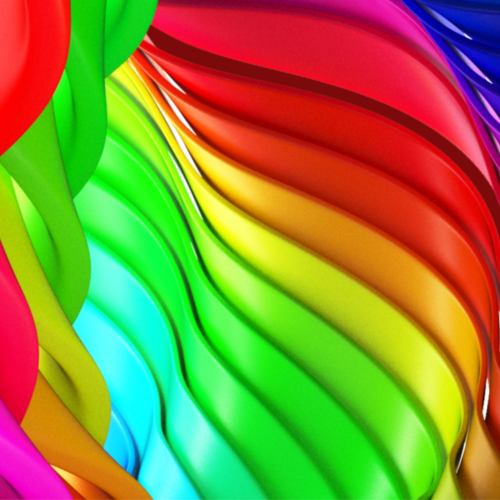
#> input picture data/color1_1.png, 1000 x 1000 px (shown at 1/2 size)
$ python example_stippling2.py
#> lines starting #> are read from the running program, lines starting #| are printed output that depends on the picture
### Stippling.py
import numpy as np
import sys
import os
from PIL import Image
import colorsys
from scipy.interpolate import RegularGridInterpolator

# Adjust sys.path to import Pixels from ../pixels/Pixels.py
current_dir = os.path.dirname(os.path.abspath(__file__))
pixels_path = os.path.abspath(os.path.join(current_dir, '..', 'pixels'))
if pixels_path not in sys.path:
    sys.path.append(pixels_path)

try:
    from Pixels import Screen
except ImportError:
    print(f"Error: Could not import 'Screen' from {pixels_path}")
    raise

class BaseStipple:
    """
    A class to handle color stippling process using image data and Screen object.
    """

    def __init__(self, image_path=None, width=None, height=None, nx=None, ny=None, pixel_width=1.0, pixel_height=1.0):
        """
        Initialize BaseStipple with an image and Screen dimensions.
        """
        self.image_data = None
        self.width = None
        self.height = None

        if image_path:
            self.input_image(image_path)
            h, w, _ = self.image_data.shape
            self.width = float(w)
            self.height = float(h)
        else:
            if width is None or height is None:
                raise ValueError("If image_path is not provided, width and height must be specified.")
            self.width = float(width)
            self.height = float(height)

        # If nx, ny not provided, use default or calculate from width/height and pixel size
        if nx is None:
            nx = int(self.width / pixel_width)
        if ny is None:
            ny = int(self.height / pixel_height)

        self.screen = Screen(nx, ny, pixel_width, pixel_height)
        self.color_map = {}

        # Interpolators
        self.r_interp = None
        self.g_interp = None
        self.b_interp = None

        # HSV/Density Interpolators (per color key)
        self.hsv_data = {} # {color_key: {'v': v_data, 's': s_data}}
        self.hsv_interpolators = {} # {color_key: {'v': interp, 's': interp}}
        self.density_interpolators = {} # {color_key: density_interp}
        self.dome_library = None

        if self.image_data is not None:
            self.create_rgb_interpolators()

    def input_image(self, image_path):
        """
        Load a color image and store it as a numpy array scaled to [0, 1].
        """
        img = Image.open(image_path).convert('RGB')
        # Use numpy to store image data, transpose if necessary to match coordinate system (width x height)
        # Standard PIL image is (height, width, 3)
        self.image_data = np.array(img).astype(float) / 255.0

    def create_rgb_interpolators(self):
        """
        Create interpolation functions for R, G, and B values from the input image.
        Uses RegularGridInterpolator for efficiency.
        """
        if self.image_data is None:
            return

        h, w, _ = self.image_data.shape
        # Coordinates for the grid (normalized to width and height of the screen/image area)
        # Note: image index 0 is top, we might need to flip or adjust if screen Y starts from bottom
        # Assuming screen (0,0) is bottom-left and image (0,0) is top-left
        # We'll use the image dimensions for the interpolator grid
        x = np.linspace(0, self.width, w)
        y = np.linspace(0, self.height, h)

        # RegularGridInterpolator expects (y, x) if data is (h, w)
        # We flip the image along Y axis so y=0 is at the bottom
        flipped_data = np.flipud(self.image_data)

        self.r_interp = RegularGridInterpolator((y, x), flipped_data[:, :, 0], bounds_error=False, fill_value=0)
        self.g_interp = RegularGridInterpolator((y, x), flipped_data[:, :, 1], bounds_error=False, fill_value=0)
        self.b_interp = RegularGridInterpolator((y, x), flipped_data[:, :, 2], bounds_error=False, fill_value=0)

    # [113 lines left out: functions set_color_map, create_hsv_interpolators, create_density_interpolators, set_dome_library, get_dome_library, not called in this run]

### Pixels.py
import numpy as np
import matplotlib.pyplot as plt
from matplotlib.collections import EllipseCollection
import sys
import os
import pickle

# Add the path to dithering for Lloyd.py
current_dir = os.path.dirname(os.path.abspath(__file__))
dithering_path = os.path.abspath(os.path.join(current_dir, '..', 'dithering'))
if dithering_path not in sys.path:
    sys.path.append(dithering_path)

try:
    import Lloyd
except ImportError:
    pass # Will be handled if Lloyd is not available

sys.path.insert(1, '/home/jaeukk/30_Codes/python/Common/')
import drawings as dr

class dualmethod:
    """
    A decorator that allows a method to be called on both the class and an instance.
    When called on the class, the first argument is the class.
    When called on an instance, the first argument is the instance.
    """
    def __init__(self, func):
        self.func = func
    def __get__(self, instance, owner):
        return lambda *args, **kwargs: self.func(instance if instance is not None else owner, *args, **kwargs)

class Pixel:
    def __init__(self, width: float, height: float, dimension: int = 2):
        self.dimension = dimension
        self.width = float(width)
        self.height = float(height)
        self.positions = np.empty((0, self.dimension), dtype=float)
        self.radii = np.empty(0, dtype=float)
        self.types = np.empty(0, dtype=int)

    # [39 lines left out: functions copy, input, not called in this run]


class Screen:
    def __init__(self, nx: int, ny: int, pixel_width: float, pixel_height: float):
        self.nx = nx
        self.ny = ny
        self.pixel_width = float(pixel_width)
        self.pixel_height = float(pixel_height)
        self.pixels = [[Pixel(self.pixel_width, self.pixel_height) for _ in range(ny)] for _ in range(nx)]

    # [365 lines left out: functions copy, update_pixel, get_pixel_index, get_surrounding_indices, get_pixel_positions, visualize and 5 more, not called in this run]

### Lloyd.py
import numpy as np
from scipy.spatial import Voronoi
from scipy.spatial.qhull import QhullError

def lloyd_relaxation(points, bounds, alpha=0.2, iterations=1, n_padding=10):
    """
    Performs ordinary Lloyd relaxation on a set of points.

    This is a special case of modified Lloyd relaxation with constant density (rho=1)
    and convergence speed alpha=1.

    Args:
        points (np.ndarray): (N, 2) array of point coordinates.
        bounds (tuple): (xmin, xmax, ymin, ymax) defining the bounding box.
		alpha (float): Convergence speed in (0, 1].
        iterations (int): Number of relaxation steps.
        n_padding (int): Number of padding points along each edge.

    Returns:
        np.ndarray: Updated point coordinates.
    """
    return modified_lloyd_relaxation(points, bounds, rho=None, alpha=alpha, iterations=iterations, n_padding=n_padding)

def generate_padding_pts(bounds, n_padding, padding_factor=0.1):
    """
    Generates padding points around the bounding box.

    Args:
        bounds (tuple): (xmin, xmax, ymin, ymax) defining the bounding box.
        n_padding (int): Number of padding points along each edge.
        padding_factor (float): Factor to determine padding distance relative to max dimension.

    Returns:
        np.ndarray: Array of padding point coordinates.
    """
    xmin, xmax, ymin, ymax = bounds
    padding = max(xmax - xmin, ymax - ymin) * padding_factor
    padding_pts_list = []

    x_range = np.linspace(xmin - padding, xmax + padding, n_padding)
    y_range = np.linspace(ymin - padding, ymax + padding, n_padding)

    # Layer 1
    for x in x_range:
        padding_pts_list.append([x, ymin - padding])
        padding_pts_list.append([x, ymax + padding])
    for y in y_range:
        padding_pts_list.append([xmin - padding, y])
        padding_pts_list.append([xmax + padding, y])

    # Layer 2 (Zigzag)
    dx = x_range[1] - x_range[0]
    dy = y_range[1] - y_range[0]
    padding2 = padding * 2
    for x in x_range + dx / 2:
        padding_pts_list.append([x, ymin - padding2])
        padding_pts_list.append([x, ymax + padding2])
    for y in y_range + dy / 2:
        padding_pts_list.append([xmin - padding2, y])
        padding_pts_list.append([xmax + padding2, y])
    return np.array(padding_pts_list)

def modified_lloyd_relaxation(points, bounds, rho=None, alpha=1.0, iterations=1, samp_pts = 200, n_padding=10, padding_pts=None, return_voronoi=False):
    """
    Performs modified Lloyd relaxation on a set of points with a density function.

    The algorithm updates point positions towards the mass centroid of their Voronoi cells,
    weighted by the density function rho.

    Args:
        points (np.ndarray): (N, 2) array of point coordinates.
        bounds (tuple): (xmin, xmax, ymin, ymax) defining the bounding box.
        rho (callable, optional): Density function rho(x, y). If None, constant density is assumed.
        alpha (float): Convergence speed in (0, 1].
        iterations (int): Number of relaxation steps.
        samp_pts (int): Number of sampling points for weighted centroid calculation.
        n_padding (int): Number of padding points along each edge.
        return_voronoi (bool): If True, return (new_points, vor).

    Returns:
        np.ndarray or tuple: Updated point coordinates, or (updated coordinates, Voronoi object).
    """
    xmin, xmax, ymin, ymax = bounds
    new_points = points.copy()

    if padding_pts is None:
        padding_pts = generate_padding_pts(bounds, n_padding)

    vor = None
    for _ in range(iterations):
        # To handle boundary conditions for Voronoi, we can mirror points or use a large bounding box
        # For simplicity in this implementation, we'll use a standard Voronoi and clip/intersect
        # with the bounding box. A common trick is to add "dummy" points far away.


        pts_to_vor = np.vstack([new_points, padding_pts])
        try:
            vor = Voronoi(pts_to_vor)
        except QhullError:
            # Perturb points slightly to avoid precision errors (e.g., flat simplex)
            perturbation = np.random.normal(0, 1e-10 * max(xmax - xmin, ymax - ymin), pts_to_vor.shape)
            vor = Voronoi(pts_to_vor + perturbation)

        updated_pts = []
        for i in range(len(new_points)):
            region_idx = vor.point_region[i]
            region_vertices_indices = vor.regions[region_idx]

            if -1 in region_vertices_indices or not region_vertices_indices:
                # This shouldn't happen with dummy points, but safety first
                updated_pts.append(new_points[i])
                continue

            vertices = vor.vertices[region_vertices_indices]

            # Clip vertices to bounds (simplified: just clamp)
            # For better results, one should use polygon clipping (e.g., Sutherland-Hodgman)
            # but for a general implementation, we'll approximate the centroid.

            # Calculate mass centroid c_i
            if rho is None:
                # Ordinary centroid of polygon
                c_i = _calculate_polygon_centroid(vertices)
            else:
                # Weighted centroid using density function rho
                c_i = _calculate_weighted_centroid(vertices, rho, new_points[i], samp_pts)

            # Update position: s_i = s_i + alpha * (c_i - s_i)
            new_pos = new_points[i] + alpha * (c_i - new_points[i])
            updated_pts.append(new_pos)

        new_points = np.array(updated_pts)

    if return_voronoi:
        return new_points, vor

    return new_points

def _calculate_polygon_centroid(vertices):
    """Calculates the geometric centroid of a 2D polygon."""
    # Using the formula for centroid of a non-self-intersecting closed polygon
    x = vertices[:, 0]
    y = vertices[:, 1]

    # Close the polygon
    x = np.append(x, x[0])
    y = np.append(y, y[0])

    area = 0.5 * np.sum(x[:-1] * y[1:] - x[1:] * y[:-1])
    if abs(area) < 1e-10:
        return np.mean(vertices, axis=0)

    cx = np.sum((x[:-1] + x[1:]) * (x[:-1] * y[1:] - x[1:] * y[:-1])) / (6.0 * area)
    cy = np.sum((y[:-1] + y[1:]) * (x[:-1] * y[1:] - x[1:] * y[:-1])) / (6.0 * area)

    return np.array([cx, cy])

# [36 lines left out: function _calculate_weighted_centroid, not called in this run]

### Stippling2.py
import numpy as np
import sys
import os
from scipy.interpolate import RegularGridInterpolator

# Import base class from Stippling.py
# Assuming Stippling.py is in the same directory.
try:
    from Stippling import BaseStipple
except ImportError:
    # Fallback for different execution environments
    current_dir = os.path.dirname(os.path.abspath(__file__))
    if current_dir not in sys.path:
        sys.path.append(current_dir)
    from Stippling import BaseStipple

class MilisecondsStipple(BaseStipple):
    """
    @class MilisecondsStipple
    @brief Extends BaseStipple to implement real-time stippling algorithms.

    This class implements the "reverse color stippling" and "forward color stippling"
    algorithms as described in the paper "Milliseconds Color Stippling" (MM '21)
    by Lei Ma, Jian Shi, and Yanyun Chen.
    """

    def __init__(self, *args, **kwargs):
        """
        @brief Initialize MilisecondsStipple.
        @param args Positional arguments for BaseStipple.
        @param kwargs Keyword arguments for BaseStipple.
        """
        super().__init__(*args, **kwargs)
#> in create_rgb_interpolators, `flipped_data = np.flipud(self.image_data)`:
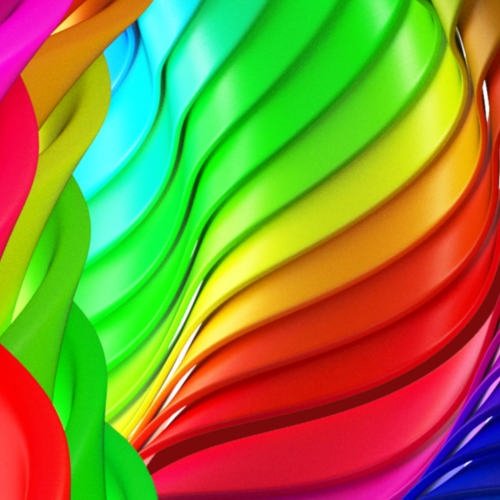
#> flipped_data: shape (1000, 1000, 3) float64 (shown at 1/2 size); mean R, G, B 0.544, 0.545, 0.208
        self.type_to_color = {}

    # [243 lines left out: functions apply_reverse_stippling, apply_forward_stippling, get_styles, not called in this run]

### example_stippling2.py
import numpy as np
import matplotlib.pyplot as plt
import os
import sys

# Adjust sys.path to ensure we can import the necessary modules
current_dir = os.path.dirname(os.path.abspath(__file__))
if current_dir not in sys.path:
    sys.path.append(current_dir)

# Add Pixels path
pixels_path = os.path.abspath(os.path.join(current_dir, '..', 'pixels'))
if pixels_path not in sys.path:
    sys.path.append(pixels_path)

from Stippling2 import MilisecondsStipple
import Lloyd

def main():
    """
    Example script to demonstrate forward and reverse multi-tone color stippling.
    """
    image_path = os.path.join(current_dir, 'data', 'color1_1.png')
    if not os.path.exists(image_path):
        print(f"Error: Image not found at {image_path}")
        return

    print(f"Loading image from {image_path}...")

    # 1. Initialize MilisecondsStipple
    # pixel_width/height control the 'grid' size for Screen object.
    # A larger pixel size means fewer Pixel objects in the Screen, but doesn't limit point resolution.
    sample = MilisecondsStipple(image_path, pixel_width=10.0, pixel_height=10.0)
    width, height = sample.width, sample.height
    print(f"Image dimensions: {width}x{height}")

    # 2. Generate an Incremental Sample Sequence (ISS)
    # The algorithms assume 'points' is a blue-noise distributed sequence.
    # Here we use Lloyd relaxation on random points to generate a uniform blue noise set.
    num_points = 20000
    print(f"Generating uniform sample sequence with {num_points} points...")
    np.random.seed(42)
    initial_points = np.random.uniform(0, [width, height], (num_points, 2))

    points = Lloyd.lloyd_relaxation(initial_points, (0, width, 0, height), alpha=1.0, iterations=20)

    # 3. Apply Forward Stippling (Algorithm 1)
    # Placing dark stipples on white background.
    print("Applying Forward Multi-tone Color Stippling...")
    sample.apply_forward_stippling(points, tone_levels=5)
    forward_screen = sample.screen.copy()
    forward_styles = sample.get_styles()

    # 4. Apply Reverse Stippling (Algorithm 2)
    # Placing light stipples on black background.
    print("Applying Reverse Multi-tone Color Stippling...")
    sample.apply_reverse_stippling(points, tone_levels=5)
    reverse_screen = sample.screen.copy()
    reverse_styles = sample.get_styles()

    # 5. Visualization
    print("Visualizing results...")
    fig, axes = plt.subplots(1, 3, figsize=(24, 8))


    # Subplot 0: Forward Stippling
    axes[0].set_facecolor('white')
    axes[0].imshow(sample.image_data)
    axes[0].set_title("Original image")
    axes[0].set_xlim(0, width/2)
    axes[0].set_ylim(height/2, height)
    axes[0].set_aspect('equal')

    # Subplot 0: Forward Stippling
    axes[1].set_facecolor('white')
    forward_screen.visualize([fig, axes[1]], forward_styles, use_collection=True)
    axes[1].set_title("Forward Stippling (Dark on White)")
    axes[1].set_xlim(0, width)
    axes[1].set_ylim(0, height)
    axes[1].set_aspect('equal')
    axes[1].invert_yaxis() # Match image coordinate system

    # Subplot 1: Reverse Stippling
    axes[2].set_aspect('equal')
    reverse_screen.visualize([fig, axes[2]], reverse_styles, use_collection=True)
    axes[2].set_title("Reverse Stippling (Light on Black)")
    axes[2].set_xlim(0, width)
    axes[2].set_ylim(0, height)
    axes[2].set_facecolor('k')
    axes[2].patch.set_visible(True)
    axes[2].patch.set_facecolor('black')
    axes[2].invert_yaxis() # Match image coordinate system

    plt.tight_layout()
    output_fig = os.path.join(current_dir, 'stippling_demo.png')
    plt.savefig(output_fig, dpi=150)
    print(f"Demo result saved to {output_fig}")
    plt.show()

if __name__ == "__main__":
#> (the run stopped early here; a loop or call above may not have finished)
